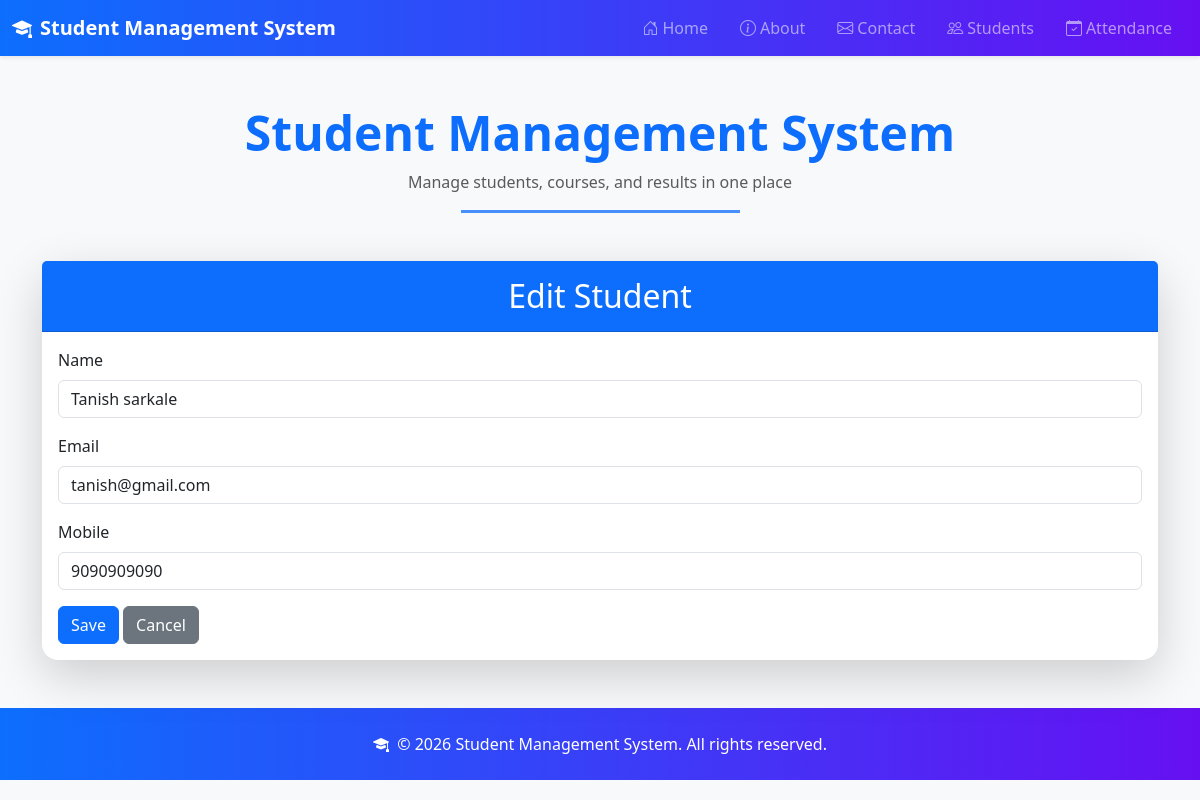
The app's page /student/edit/1/ with its own data.
### student/models.py (models this page shows, shortened)
class Student(models.Model):
    name = models.CharField(max_length=100)
    email = models.EmailField()
    mobile = models.CharField(max_length=15)

### student/views.py (the view)
# urls.py: path('student/edit/<int:id>/', views.student_edit, name='student_edit'),
def student_edit(request, id):
    student = get_object_or_404(Student, id=id)
    if request.method == 'POST':
        student.name = request.POST.get('name', '').strip()
        student.email = request.POST.get('email', '').strip()
        student.mobile = request.POST.get('mobile', '').strip()
        student.save()
        return redirect('studentList')
    return render(request, 'student_crud/edit.html', {'student': student})

### student/Template/student_crud/edit.html (shortened to what this page needs)
{% extends 'base.html' %}
{% block content %}
<div class="card shadow-lg border-0 rounded-4">
    <div class="card-header bg-primary text-white text-center py-3">
        <h2 class="mb-0">Edit Student</h2>
    </div>
    <div class="card-body">
        <form method="post">
            <div class="mb-3">
                <label for="name" class="form-label">Name</label>
                <input type="text" id="name" name="name" class="form-control" value="{{ student.name }}" required>
            </div>
            <div class="mb-3">
                <label for="email" class="form-label">Email</label>
                <input type="email" id="email" name="email" class="form-control" value="{{ student.email }}" required>
            </div>
            <div class="mb-3">
                <label for="mobile" class="form-label">Mobile</label>
                <input type="text" id="mobile" name="mobile" class="form-control" value="{{ student.mobile }}" required>
            </div>
            <button type="submit" class="btn btn-primary">Save</button>
            <a href="{% url 'studentList' %}" class="btn btn-secondary">Cancel</a>
        </form>
    </div>
</div>
{% endblock %}

### records on screen
Student: name "Tanish sarkale", email "tanish@gmail.com", mobile "9090909090"
